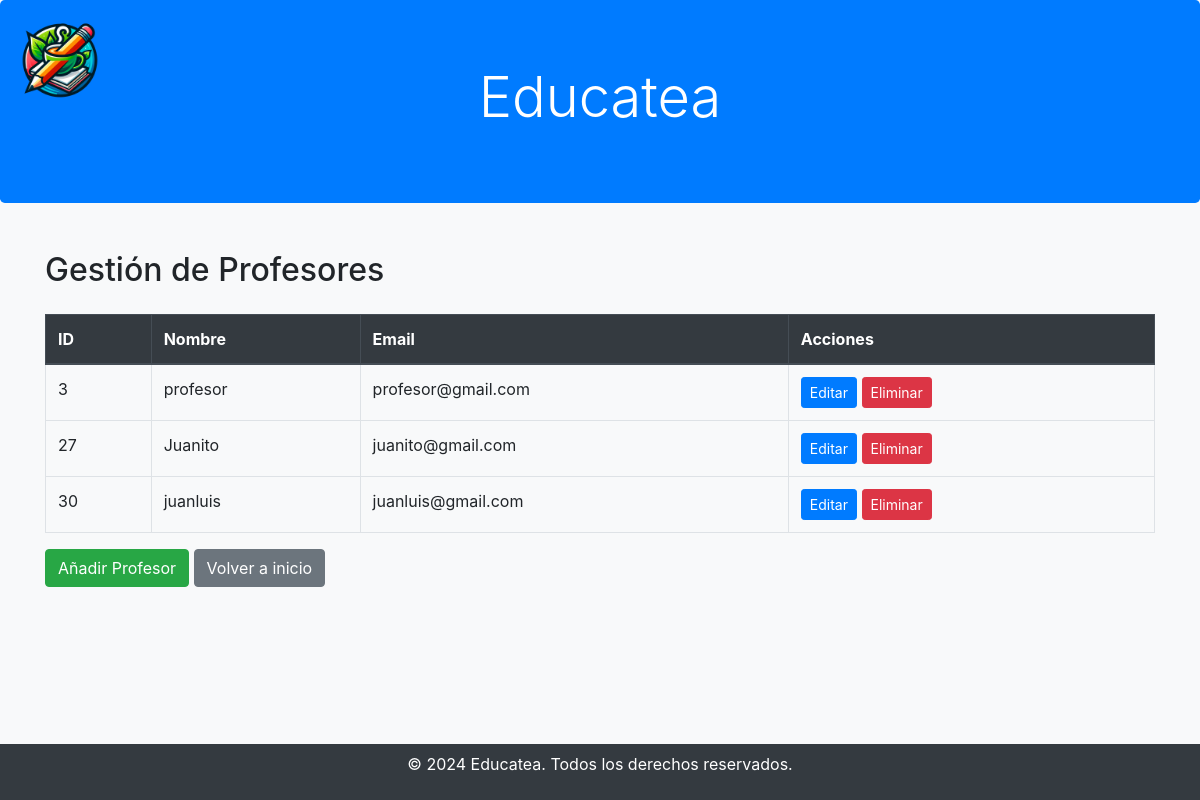
Screenshot of /Educatea/Director/profesor/gestionar_profesor.php with the database file from the repository.
### tables this page shows
CREATE TABLE `usuarios` (
  `usuario_id` int(11) NOT NULL,
  `usuario` varchar(255) NOT NULL,
  `nombre` varchar(50) NOT NULL,
  `apellido` varchar(50) NOT NULL,
  `correo_electronico` varchar(100) NOT NULL,
  `contrasena` varchar(255) NOT NULL,
  `rol_id` int(11) DEFAULT NULL
);

### Educatea/Director/profesor/gestionar_profesor.php (the view, shortened to what this page needs)
<?php
$conexion = conexion();
$queryProfesores = "SELECT usuario_id, nombre, correo_electronico FROM usuarios WHERE rol_id = (SELECT rol_id FROM roles WHERE nombre_rol = 'profesor')";
$stmtProfesores = $conexion->prepare($queryProfesores);
if ($stmtProfesores->execute()) {
    $resultadoProfesores = $stmtProfesores->get_result();
}
?>
<!DOCTYPE html>
<html lang="es">
<head>
    <link rel="stylesheet" href="https://stackpath.bootstrapcdn.com/bootstrap/4.3.1/css/bootstrap.min.css">
    <link rel="stylesheet" href="../../../css/bootstrap-4.0.0-dist/js/bootstrap.min.js">
</head>
<body class="bg-light">
    <div class="jumbotron bg-primary text-center text-white">
        <img src="../../img/Logo_educatea.png" alt="Logo de Educatea" style="position: absolute; top: 10px; left: 10px; max-width: 100px; max-height: 100px;">
        <h1 class="display-4">Educatea</h1>
    </div>
    <div class="container mt-5">
        <h2>Gestión de Profesores</h2>
        <table class="table table-bordered mt-4">
            <thead class="thead-dark">
                <tr>
                    <th>ID</th>
                    <th>Nombre</th>
                    <th>Email</th>
                    <th>Acciones</th>
                </tr>
            </thead>
            <tbody>
                <?php
                while ($rowProfesor = $resultadoProfesores->fetch_assoc()) {
                    echo "<tr>";
                    echo "<td>" . $rowProfesor['usuario_id'] . "</td>";
                    echo "<td>" . $rowProfesor['nombre'] . "</td>";
                    echo "<td>" . $rowProfesor['correo_electronico'] . "</td>";
                    echo "<td>
                            <a href='editar_profesor.php?id=" . $rowProfesor['usuario_id'] . "' class='btn btn-primary btn-sm'>Editar</a>
                            <a href='eliminar_profesor.php?id=" . $rowProfesor['usuario_id'] . "' class='btn btn-danger btn-sm'>Eliminar</a>
                        </td>";
                    echo "</tr>";
                }
                ?>
            </tbody>
        </table>
        <div class="mt-3">
            <a href="crear_profesor.php" class="btn btn-success">Añadir Profesor</a>
            <a href="../../Roles/inicio_director.php" class="btn btn-secondary">Volver a inicio</a>
        </div>
    </div>
    <footer class="fixed-bottom bg-dark text-white text-center p-2">
        <p>&copy; 2024 Educatea. Todos los derechos reservados.</p>
    </footer>
</body>
</html>

### rows the page displays
usuarios: usuario_id "3", nombre "profesor", correo_electronico "profesor@gmail.com"
usuarios: usuario_id "27", nombre "Juanito", correo_electronico "juanito@gmail.com"
usuarios: usuario_id "30", nombre "juanluis", correo_electronico "juanluis@gmail.com"
